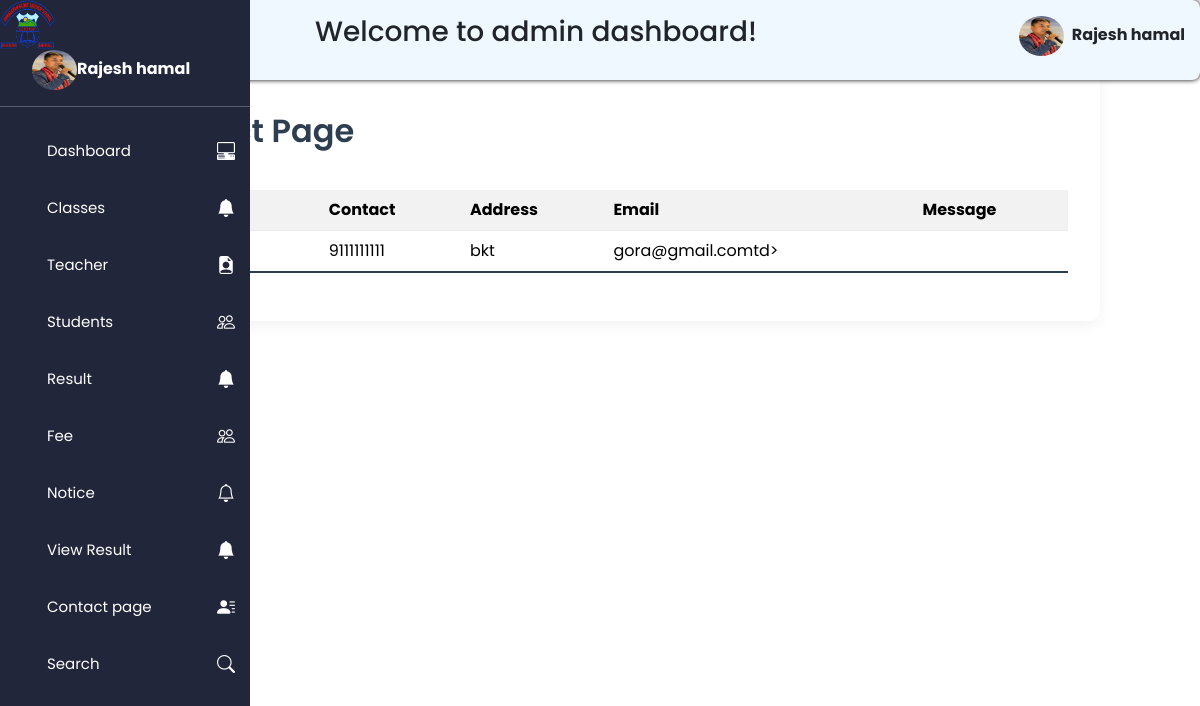
/admin/view-contacepage.php (signed in), run on the app's committed database.
### tables this page shows
CREATE TABLE `contact` (
  `cotact_id` int(11) NOT NULL AUTO_INCREMENT,
  `name` varchar(100) DEFAULT NULL,
  `address` varchar(100) DEFAULT NULL,
  `contact` bigint(20) DEFAULT NULL,
  `email` varchar(100) DEFAULT NULL,
  `comment` varchar(100) DEFAULT NULL,
  PRIMARY KEY (`cotact_id`)
);

### admin/view-contacepage.php (the view, shortened to what this page needs)
<?php
include '../connection.php';
?>
<!DOCTYPE html>
<html lang="en">
<head>
  <link rel="stylesheet" href="/studentmgt/admin/css/bootstrap.min.css">
   <link rel="stylesheet" href="/studentmgt/admin/css/add-students.css">
</head>
<body>
<?php include'includes/sidebar.php';?>
<div class="table-data">
    <h2>Contact Page</h2>
<table class="table table-striped">
<tr>
  <th>Name</th>
  <th>Contact</th>
  <th>Address</th>
  <th>Email</th>
  <th>Message</th>
</tr>
<?php
$sql="SELECT * from contact";
$result=mysqli_query($conn,$sql);
while($row=mysqli_fetch_assoc($result))
{
echo'<tr>
  <td> '.$row['name'].'</td>
  <td>'.$row['contact'].'</td>
  <td>'.$row['address'].'</td>
  <td>'.$row['email'].'td>
  <td>'.$row['comment'].'</td>
</tr>';
}
?>
</table>
</div>
</body>
</html>

### admin/includes/sidebar.php (shortened to what this page needs)
<?php
include('../connection.php');
$id=1;
?>
<!DOCTYPE html>
<html lang="en">
<head>
  <link rel="stylesheet" href="/studentmgt/admin/css/style.css">
  <link rel="stylesheet" href="/studentmgt/admin/css/bootstrap.min.css">
  <link rel="stylesheet" href="/studentmgt/admin/css/bootstrap-icons.min.css">
</head>
<body>
<header>
   <?php
  $sql="SELECT * from admin where id=$id";
  $result=mysqli_query($conn,$sql);
  while($row=mysqli_fetch_assoc($result)){
   $name=$row['name'];
   $img=$row['image'];
  }
  ?>
  <div class="head">
    <h3>Welcome to admin dashboard!</h3>
    <div >
    <img id="profile" class="profile-img" src="<?php echo "$img"?>"><strong ><?php echo $name ?> </strong>
    </div>
  </div>
</header>
<aside id="sidebar">
  <div class="head">
  <img src="../images/logo.png" class="logo">
  </div>
  <div >
    <img id="profile" class="profile-img" src="<?php echo "$img"?>"><strong ><?php echo $name ?> </strong>
 </div>
<hr>
  <div class="sidebar-link">
  <ul>
  <li><a href="dashboard.php">Dashboard</a><i class="bi bi-pc-display-horizontal"></i></li>
   <li><a href="./add-classes.php">Classes</a><i class="bi bi-bell-fill"></i></li>
  <li id="teacher">
      <a href="">Teacher</a><i class="bi bi-file-earmark-person-fill"></i>
      </li>
    <li id="student">
      <a href="">Students</a><i class="bi bi-people"></i></li>
    <li><a href="add-result.php">Result</a><i class="bi bi-bell-fill"></i></li>
    <li id="fee">
      <a href="">Fee</a><i class="bi bi-people"></i></li>
    <li id="notice">
      <a href="">Notice</a><i class="bi bi-bell"></i>
      </li>
      <li><a href="view-result.php">View Result</a><i class="bi bi-bell-fill"></i></li>
       <li><a href="view-contacepage.php">Contact page </a><i class="bi bi-person-lines-fill"></i>
       <li><a href="search-students.php">Search</a><i class="bi bi-search"></i>
  </ul></li>
  </div>
</aside>
</body>
</html>

### admin/css/add-students.css (style rules this page uses)
:root { --primary: #2c3e50; --secondary: #34495e; --accent: #3498db; --success: #2ecc71; --danger: #e74c3c; --light: #f8f9fa; --dark: #343a40; --border-color: #e9ecef; --shadow: 0 5px 15px rgba(0, 0, 0, 0.05); }
* { padding: 0; margin: 0; box-sizing: border-box; font-family: 'Poppins', sans-serif; }
body { background-color: #f4f6f9; color: var(--dark); }
.add-students h2, .add-teacher h2, .add-class h2, .add-notice h2, .add-result h2, .add-homework h2, .table-data h2 { color: var(--primary); margin-bottom: 2rem; font-weight: 600; position: relative; padding-bottom: 0.5rem; }
.add-students h2::after, .add-teacher h2::after, .add-class h2::after, .add-notice h2::after, .table-data h2::after { content: ''; position: absolute; bottom: 0; left: 50%; transform: translateX(-50%); width: 60px; height: 3px; background: var(--accent); border-radius: 2px; }
.table-data h2 { margin-top: 80px; text-align: left; }
.table-data h2::after { left: 0; transform: none; }
.table-data { background: white; padding: 2em; border-radius: 12px; box-shadow: var(--shadow); margin:0 auto; max-width:1000px; width: 100%; }
.table { margin:2em auto ; overflow-x: auto; overflow-y: auto; }
table { width: 100%; border-collapse: collapse; margin-top: 1rem; }
table th, table td { padding: 1rem; border-bottom: 1px solid var(--border-color); }
table tbody tr { transition: all 0.2s ease; }
table tbody tr:last-of-type td { border-bottom: 2px solid var(--primary); }

### admin/css/style.css (style rules this page uses)
* { padding: 0px; margin: 0px; box-sizing: 0px; }
header { background-color: aliceblue; height: 5em; width: 100%; border-radius: 8px; box-shadow: 0 0 5px black; position: fixed; top: 0; left: 0; z-index: 1000; }
header .head { padding: 15px; display: flex; justify-content: space-between; align-items: center; text-align: center; }
header h3 { margin-left: 300px; }
header .profile-img { border-radius: 50%; width: 45px; height: 40px; margin-right: 0.5em; position: relative; }
aside .profile-img { border-radius: 50%; width: 45px; height: 40px; margin-left: 2em; }
aside { background-color: rgb(34, 38, 59); top: 0px; left: 0px; width: 250px; height: 100%; position: fixed; color: white; display: block; transition: left 0.3s ease; z-index: 1002; }
aside .head { display: flex; justify-content: space-between; }
aside .logo { width: 55px; height: 50px; }
.sidebar-link .bi { font-size: 18px; }
li { display: flex; justify-content: space-between; align-items: center; }
aside ul { list-style: none; text-decoration: none; margin-top: auto; }
aside ul li { padding: 15px; }
aside ul a { text-decoration: none; color: white; font-size: 15px; }

### data on the page
contact: contact "9111111111", address "bkt", email "gora@gmail.com"

### other printed values
$name "Rajesh hamal"
